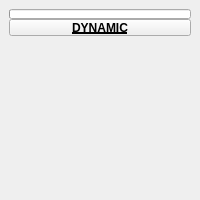
<?xml version="1.0" encoding="UTF-8"?>
<ui version="4.0">
 <class>QtUi</class>
 <widget class="QMainWindow" name="QtUi">
  <property name="geometry">
   <rect>
    <x>0</x>
    <y>0</y>
    <width>200</width>
    <height>200</height>
   </rect>
  </property>
  <property name="minimumSize">
   <size>
    <width>120</width>
    <height>0</height>
   </size>
  </property>
  <property name="maximumSize">
   <size>
    <width>999</width>
    <height>999</height>
   </size>
  </property>
  <property name="windowTitle">
   <string>Toolkit</string>
  </property>
  <property name="tabShape">
   <enum>QTabWidget::Triangular</enum>
  </property>
  <property name="dockNestingEnabled">
   <bool>true</bool>
  </property>
  <property name="dockOptions">
   <set>QMainWindow::AllowNestedDocks|QMainWindow::AllowTabbedDocks|QMainWindow::AnimatedDocks|QMainWindow::ForceTabbedDocks</set>
  </property>
  <property name="bnabled" stdset="0">
   <bool>true</bool>
  </property>
  <widget class="QWidget" name="mainWindow">
   <property name="palette">
    <palette>
     <active>
      <colorrole role="Highlight">
       <brush brushstyle="SolidPattern">
        <color alpha="255">
         <red>168</red>
         <green>152</green>
         <blue>250</blue>
        </color>
       </brush>
      </colorrole>
     </active>
     <inactive>
      <colorrole role="Highlight">
       <brush brushstyle="SolidPattern">
        <color alpha="255">
         <red>168</red>
         <green>152</green>
         <blue>250</blue>
        </color>
       </brush>
      </colorrole>
     </inactive>
     <disabled>
      <colorrole role="Highlight">
       <brush brushstyle="SolidPattern">
        <color alpha="255">
         <red>168</red>
         <green>152</green>
         <blue>250</blue>
        </color>
       </brush>
      </colorrole>
     </disabled>
    </palette>
   </property>
   <layout class="QHBoxLayout" name="horizontalLayout_2">
    <item>
     <layout class="QGridLayout" name="gridLayout">
      <property name="spacing">
       <number>0</number>
      </property>
      <item row="0" column="1" colspan="2">
       <widget class="TkProgressBar" name="progressBar">
        <property name="sizePolicy">
         <sizepolicy hsizetype="Ignored" vsizetype="Fixed">
          <horstretch>0</horstretch>
          <verstretch>0</verstretch>
         </sizepolicy>
        </property>
        <property name="minimumSize">
         <size>
          <width>0</width>
          <height>10</height>
         </size>
        </property>
        <property name="maximumSize">
         <size>
          <width>16777215</width>
          <height>10</height>
         </size>
        </property>
        <property name="value">
         <number>0</number>
        </property>
        <property name="textVisible">
         <bool>false</bool>
        </property>
       </widget>
      </item>
      <item row="2" column="1" colspan="2">
       <layout class="QHBoxLayout" name="horizontalLayout">
        <item>
         <widget class="QStackedWidget" name="stackedWidget">
          <property name="currentIndex">
           <number>-1</number>
          </property>
         </widget>
        </item>
       </layout>
      </item>
      <item row="1" column="1" colspan="2">
       <widget class="TkPushButton_Draggable" name="d000">
        <property name="minimumSize">
         <size>
          <width>19</width>
          <height>17</height>
         </size>
        </property>
        <property name="maximumSize">
         <size>
          <width>999</width>
          <height>17</height>
         </size>
        </property>
        <property name="font">
         <font>
          <weight>75</weight>
          <bold>true</bold>
          <underline>true</underline>
         </font>
        </property>
        <property name="text">
         <string>DYNAMIC</string>
        </property>
        <property name="checkable">
         <bool>true</bool>
        </property>
       </widget>
      </item>
     </layout>
    </item>
   </layout>
  </widget>
 </widget>
 <customwidgets>
  <customwidget>
   <class>TkPushButton_Draggable</class>
   <extends>QPushButton</extends>
   <header>widgets.tkpushbuttondraggable.h</header>
  </customwidget>
  <customwidget>
   <class>TkProgressBar</class>
   <extends>QProgressBar</extends>
   <header>widgets.tkprogressbar.h</header>
  </customwidget>
 </customwidgets>
 <resources/>
 <connections/>
 <designerdata>
  <property name="gridDeltaX">
   <number>5</number>
  </property>
  <property name="gridDeltaY">
   <number>5</number>
  </property>
  <property name="gridSnapX">
   <bool>true</bool>
  </property>
  <property name="gridSnapY">
   <bool>true</bool>
  </property>
  <property name="gridVisible">
   <bool>true</bool>
  </property>
 </designerdata>
</ui>
